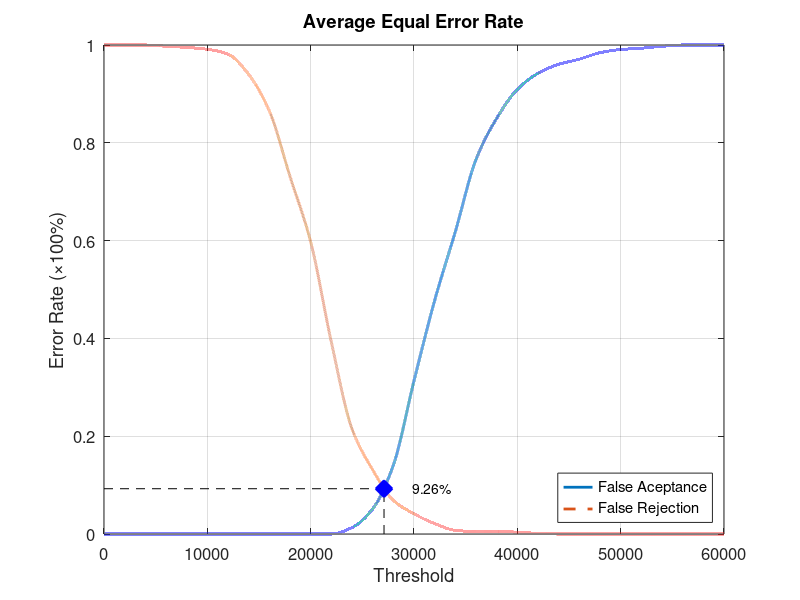
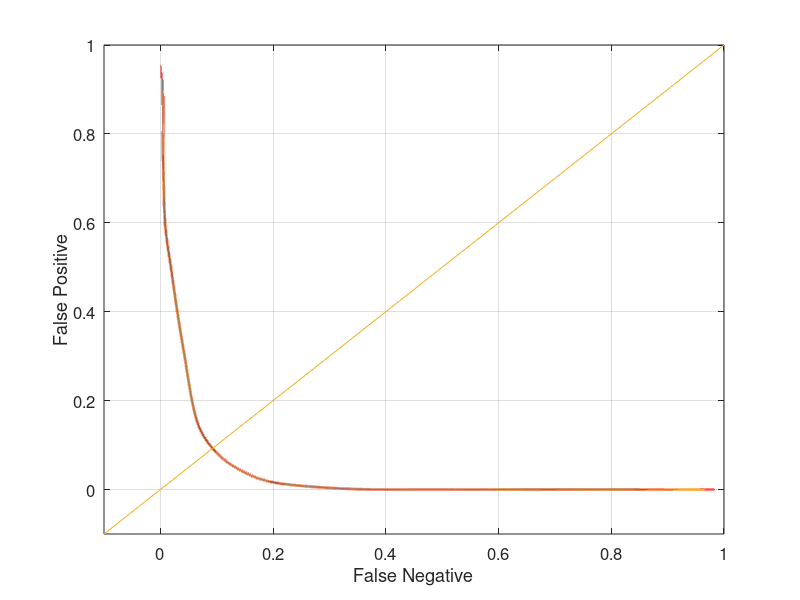

Recreate these plots in MATLAB, in order.
function yEER = Experiment3Average
close all;
clear;
clc;
x = 0:2000:60000;
xq = 0:0.5:60000;

y0 = [0 0 0 0 0 0 0 0 0 0 0 0 0.0131579 0.0513158 0.140789 0.313158 0.477632 0.618421 0.765789 0.85 0.90921 0.942105 0.960526 0.971053 0.984211 0.99079 0.993421 0.997368 1 1 1];
yy0 = interp1(x, y0, xq, 'pchip');
y1 = [1 1 1 0.9975 0.995 0.99125 0.98125 0.94 0.865 0.73125 0.5975 0.3925 0.215 0.13125 0.06875 0.04125 0.02125 0.0075 0.005 0.005 0.00375 0.00125 0 0 0 0 0 0 0 0 0];
yy1 = interp1(x, y1, xq, 'pchip');

% Calculating EER: 
y2 = abs(y0 - y1);
find(y2 == min(y2))
yy2 = abs(yy0 - yy1);
xEER = find(yy2 == min(yy2));
xEERIndex = xq(xEER) % X-axis EER
yEER = yy0(xEER) % Y-axis EER

main = figure
plot(xq, yy0,'-','LineWidth', 2);	hold on
plot(xq, yy1,'--','LineWidth', 2);	hold on
plot([xEERIndex xEERIndex], [0 yEER], 'k--');	hold on
plot([0 xEERIndex], [yEER yEER], 'k--');	hold on
plot(xEERIndex, yEER, 'bx', 'LineWidth', 10);	hold on
text(xEERIndex + 10 * xEERIndex / 100, yEER, [num2str(round((10000 * yEER)) / 100) '%'])
legend('False Aceptance', 'False Rejection', 'Location', 'SouthEast')
xlabel('Threshold')
ylabel('Error Rate (\times100%)')
title('Average Equal Error Rate')
set(gca, 'FontSize', 12)
axis([0 60000 0 1])
grid on

print(main, 'Experiment3AverageMain', '-dpng');
FNRxFPR = figure('Color', [1 1 1]);
plot(yy1, yy0, '-', yy1, yy0, 'LineWidth', 2);
hold on
y = -0.1:0.1:1
plot(y, y); 
set(gca, 'FontSize', 12)
xlabel('False Negative')
ylabel('False Positive')
axis([-0.1 1 -0.1 1])
set(gca, 'FontSize', 12)
grid on

print(FNRxFPR, 'Experiment3AverageFNRxFPR','-dpng');
end
